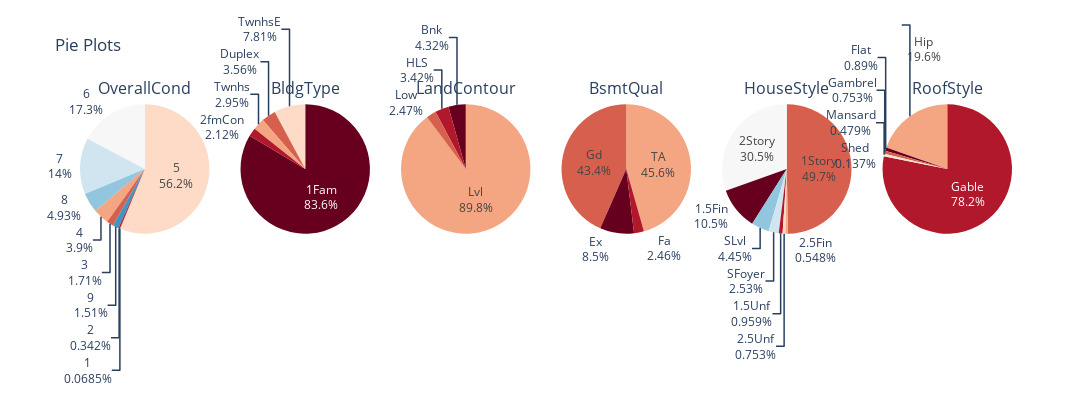

The code cell stored with this chart in its notebook:
### Code cell
features = ['OverallCond', 'BldgType', 'LandContour', 'BsmtQual', 'HouseStyle', 'RoofStyle']

# Define a color scale for all pie charts
colors = color_discrete_sequence=px.colors.sequential.RdBu

# Create a grid of subplots using make_subplots with one row and six columns
fig = make_subplots(rows=1, cols=6, specs=[[{'type': 'pie'} for j in range(6)]], subplot_titles=features)

# Create a pie chart for each feature and add it to the grid of subplots
for i, feature in enumerate(features):
    # Group the DataFrame by the feature and count the unique values
    feature_counts = train_data.groupby(feature).size().reset_index(name='count')
    
    # Create a Pie chart for the feature using go.Pie
    fig.add_trace(go.Pie(labels=feature_counts[feature],
                         values=feature_counts['count'],
                         marker_colors=colors,  # Set a uniform color scale for all pie charts
                         legendgroup=feature,
                         textinfo='label+percent',
                         showlegend=False),  # Hide the legend
                  row=1,
                  col=i+1)
    
fig.update_layout(height=400, width=1500, title_text="Pie Plots")
fig.show()

### Figure 1 — Plotly figure (JSON) as saved in the notebook; plotly's stock layout.template omitted (floating-point values rounded to 4 significant figures)
{"data": [{"domain": {"x": [0, 0.1389], "y": [0, 1]}, "labels": [1, 2, 3, 4, 5, 6, 7, 8, 9], "legendgroup": "OverallCond", "marker": {"colors": ["rgb(103,0,31)", "rgb(178,24,43)", "rgb(214,96,77)", "rgb(244,165,130)", "rgb(253,219,199)", "rgb(247,247,247)", "rgb(209,229,240)", "rgb(146,197,222)", "rgb(67,147,195)", "rgb(33,102,172)", "rgb(5,48,97)"]}, "showlegend": false, "textinfo": "label+percent", "type": "pie", "values": [1, 5, 25, 57, 821, 252, 205, 72, 22]}, {"domain": {"x": [0.1722, 0.3111], "y": [0, 1]}, "labels": ["1Fam", "2fmCon", "Duplex", "Twnhs", "TwnhsE"], "legendgroup": "BldgType", "marker": {"colors": ["rgb(103,0,31)", "rgb(178,24,43)", "rgb(214,96,77)", "rgb(244,165,130)", "rgb(253,219,199)", "rgb(247,247,247)", "rgb(209,229,240)", "rgb(146,197,222)", "rgb(67,147,195)", "rgb(33,102,172)", "rgb(5,48,97)"]}, "showlegend": false, "textinfo": "label+percent", "type": "pie", "values": [1220, 31, 52, 43, 114]}, {"domain": {"x": [0.3444, 0.4833], "y": [0, 1]}, "labels": ["Bnk", "HLS", "Low", "Lvl"], "legendgroup": "LandContour", "marker": {"colors": ["rgb(103,0,31)", "rgb(178,24,43)", "rgb(214,96,77)", "rgb(244,165,130)", "rgb(253,219,199)", "rgb(247,247,247)", "rgb(209,229,240)", "rgb(146,197,222)", "rgb(67,147,195)", "rgb(33,102,172)", "rgb(5,48,97)"]}, "showlegend": false, "textinfo": "label+percent", "type": "pie", "values": [63, 50, 36, 1311]}, {"domain": {"x": [0.5167, 0.6556], "y": [0, 1]}, "labels": ["Ex", "Fa", "Gd", "TA"], "legendgroup": "BsmtQual", "marker": {"colors": ["rgb(103,0,31)", "rgb(178,24,43)", "rgb(214,96,77)", "rgb(244,165,130)", "rgb(253,219,199)", "rgb(247,247,247)", "rgb(209,229,240)", "rgb(146,197,222)", "rgb(67,147,195)", "rgb(33,102,172)", "rgb(5,48,97)"]}, "showlegend": false, "textinfo": "label+percent", "type": "pie", "values": [121, 35, 618, 649]}, {"domain": {"x": [0.6889, 0.8278], "y": [0, 1]}, "labels": ["1.5Fin", "1.5Unf", "1Story", "2.5Fin", "2.5Unf", "2Story", "SFoyer", "SLvl"], "legendgroup": "HouseStyle", "marker": {"colors": ["rgb(103,0,31)", "rgb(178,24,43)", "rgb(214,96,77)", "rgb(244,165,130)", "rgb(253,219,199)", "rgb(247,247,247)", "rgb(209,229,240)", "rgb(146,197,222)", "rgb(67,147,195)", "rgb(33,102,172)", "rgb(5,48,97)"]}, "showlegend": false, "textinfo": "label+percent", "type": "pie", "values": [154, 14, 726, 8, 11, 445, 37, 65]}, {"domain": {"x": [0.8611, 1], "y": [0, 1]}, "labels": ["Flat", "Gable", "Gambrel", "Hip", "Mansard", "Shed"], "legendgroup": "RoofStyle", "marker": {"colors": ["rgb(103,0,31)", "rgb(178,24,43)", "rgb(214,96,77)", "rgb(244,165,130)", "rgb(253,219,199)", "rgb(247,247,247)", "rgb(209,229,240)", "rgb(146,197,222)", "rgb(67,147,195)", "rgb(33,102,172)", "rgb(5,48,97)"]}, "showlegend": false, "textinfo": "label+percent", "type": "pie", "values": [13, 1141, 11, 286, 7, 2]}], "layout": {"annotations": [{"font": {"size": 16}, "showarrow": false, "text": "OverallCond", "x": 0.06944, "xanchor": "center", "xref": "paper", "y": 1, "yanchor": "bottom", "yref": "paper"}, {"font": {"size": 16}, "showarrow": false, "text": "BldgType", "x": 0.2417, "xanchor": "center", "xref": "paper", "y": 1, "yanchor": "bottom", "yref": "paper"}, {"font": {"size": 16}, "showarrow": false, "text": "LandContour", "x": 0.4139, "xanchor": "center", "xref": "paper", "y": 1, "yanchor": "bottom", "yref": "paper"}, {"font": {"size": 16}, "showarrow": false, "text": "BsmtQual", "x": 0.5861, "xanchor": "center", "xref": "paper", "y": 1, "yanchor": "bottom", "yref": "paper"}, {"font": {"size": 16}, "showarrow": false, "text": "HouseStyle", "x": 0.7583, "xanchor": "center", "xref": "paper", "y": 1, "yanchor": "bottom", "yref": "paper"}, {"font": {"size": 16}, "showarrow": false, "text": "RoofStyle", "x": 0.9306, "xanchor": "center", "xref": "paper", "y": 1, "yanchor": "bottom", "yref": "paper"}], "height": 400, "title": {"text": "Pie Plots"}, "width": 1500}}
